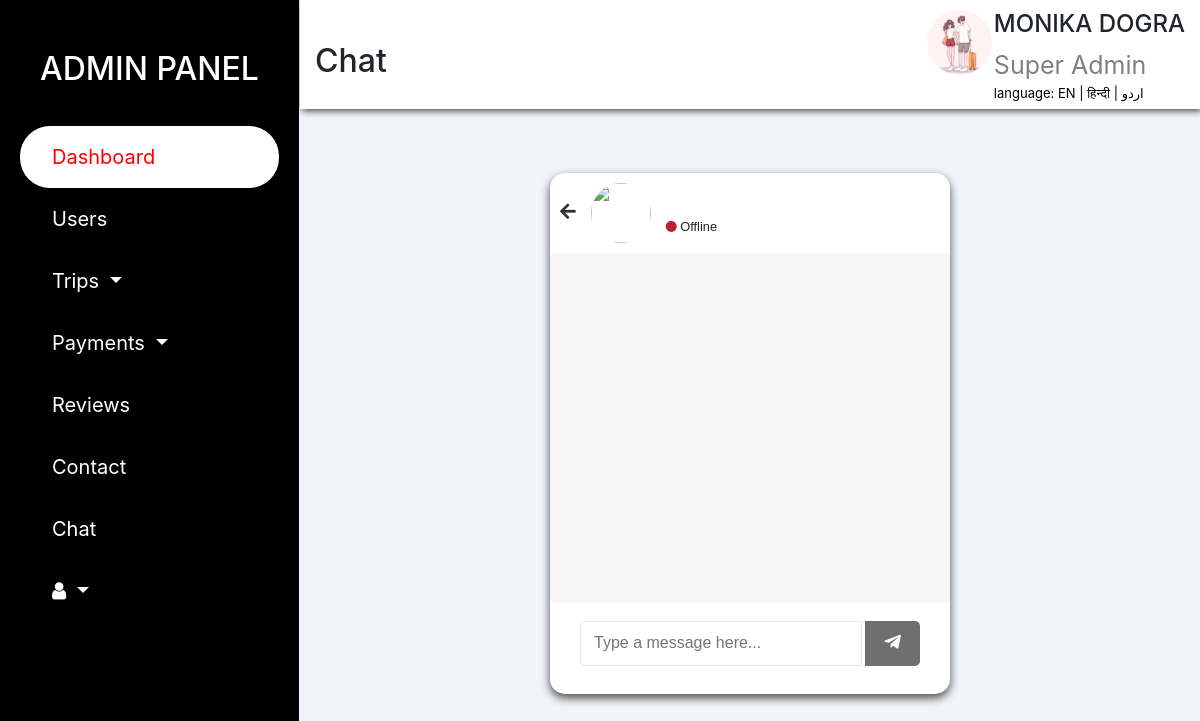
Page /weekend/explore/chat.php (signed in) on the committed database.
### tables this page shows
CREATE TABLE `user_tbl` (
  `u_id` smallint(8) UNSIGNED NOT NULL,
  `f_name` varchar(20) DEFAULT NULL,
  `l_name` varchar(20) DEFAULT NULL,
  `email` varchar(40) NOT NULL,
  `pswd` varchar(40) DEFAULT NULL,
  `status` tinyint(1) NOT NULL DEFAULT 0,
  `gender` char(6) NOT NULL DEFAULT 'Gender',
  `phone_no` char(10) NOT NULL,
  `alt_phone_no` char(10) NOT NULL,
  `zipcode` char(6) NOT NULL,
  `city` varchar(80) NOT NULL,
  `state` varchar(30) NOT NULL,
  `profile_pic` varchar(50) NOT NULL DEFAULT 'default.svg',
  `online` tinyint(1) NOT NULL DEFAULT 0,
  `reg_date` date NOT NULL DEFAULT current_timestamp()
);

### weekend/explore/new.php (called while the page is built, shortened)
<?php
 if (isset($_GET['lang'])) {
     $set_lang=$_GET['lang'];
  }else{
    $set_lang='en';
  }
  $lang=array();
if ($set_lang=='en') {
   $lang['lang']='Language';
  $lang['admin']='ADMIN PANEL';
  $lang['dash']='DASHBOARD';
  $lang['user']='USERS';
  $lang['trip']='Trips';
  $lang['pays']='Payments';
  $lang['s_dash']='Dashboard';
  $lang['rev']='Reviews';
  $lang['cont']='Contact';
  $lang['cht']='Chat';
  $lang['s_dash']='Dashboard';
  $lang['tang']='Users';
  $lang['trips']='Trips';
  $lang['confirm']='Confirmed trips';
  $lang['name']='MONIKA DOGRA';
  $lang['super']='Super Admin';
  $lang['traf']='Traffic';
  $lang['recent']='NEW TRIPS';
  $lang['t_title']='Trips Title';
  $lang['dat']='Date';
  $lang['status']='Status';
  $lang['see']='See All';
  $lang['new']='NEW USERS';
  $lang['mem']='Members';
  $lang['nam']='Name';
  $lang['acc_v']='Date';
  $lang['det']='Details';
  $lang['int']='Interest';
  $lang ['users_d']='USERS DETAILS';
  $lang ['email']='Email';
  $lang ['gen']='Gender';
  $lang ['phone']='Phone no.';
  $lang ['alt']='Alt P_no.';
  $lang ['add']='Address';
  $lang ['zip']='Zipcode';
  $lang ['verf']='Verification';
  $lang ['del']='delete';
  $lang['trans']='TRANSACTIONS';
   $lang ['trans_d']='TRANSACTION DETAILS';
   $lang['trip_n']='Trip name';
   $lang['fee']='Fee';
   $lang['p_memb']='Paid member';
   $lang['opera']='Operation';
   $lang['see_m']='see more';
   $lang['trip_d']='TRIPS DETAILS';
   $lang ['sch']='SCHEDULE';
   $lang ['vid']='VIDEO';
   $lang ['detl']='DETAILS';
   $lang ['vaish']='VAISHNO DEVI';
   $lang ['pick']='Pickup Address';
   $lang ['arr_t']='Arrival Time';
   $lang ['fr']='From';
   $lang ['to']='To';
   $lang ['dest']='Destination';
   $lang ['fe_per']='Fee/Person';
   $lang ['stay']='Stay';
   $lang ['pos']='Post on';
   $lang ['note']='Note';
   $lang ['up']='UPDATE';
}

### weekend/explore/php/code.php (called while the page is built, shortened)
<?php
abstract class clsConnection
{
    public function __construct()
    {
        $dbHost="localhost";
        $dbName="explore";
        $dbUser="root";
        $dbPassword="";
        try
        {
            $this->dbConn= new PDO("mysql:host=$dbHost;dbname=$dbName",$dbUser,$dbPassword);
        }
        catch(PDOException $e)
        {
            Echo "Connection failed" . $e->getMessage();
        }
    }
}
class clsUser extends clsConnection implements I_User
{
    public function GetUserDetail($u_id){
        try{
             $sql="SELECT * FROM user_tbl where u_id=:u_id";
             $stmt=$this->dbConn->prepare($sql);
             $stmt->bindParam(':u_id',$u_id);
             $stmt->execute();
             $result=$stmt->fetchAll();
           return $result;
        }
        catch (PDOException $e){
            echo "User Details Error:".$e->getMessage();
        }
    }
}
?>

### weekend/explore/chat.php (the view, shortened to what this page needs)
<?php session_start();
require_once('php/code.php');
     $outgoing= $_SESSION['u_id'];
     $incoming=$_SESSION['user_id'];
     $FunObj=new clsUser();
     $fun=$FunObj->GetUserDetail($outgoing);
     $profile_pic="";
     foreach ($fun as $arr) {
        $f_name=$arr['f_name'];
        $l_name=$arr['l_name'];
        $profile_pic=$arr['profile_pic'];
     }
?>
<!DOCTYPE html>
<html>
<head>
  <?php include'links/links.php'; ?>
    <link  rel="stylesheet" href="css/chat.css">
    <link rel="stylesheet"  href="css/navbar.css">
</head>
<body>
     <div class="container-fluid">
      <div class="row">
            <?php include'title_bar.php'; ?>
           <div class="col-md-9 col-sm-12">
               <div class="row dash_content">
                  <div class="col-12 header">
                    <div>
                   <h3> <i class="fa fa-bars" id="fa-bars" onclick="show();"></i></h3><h2><?php echo $lang['cht'];?></h2></div>
                    <div class="profile">
                      <div class="img">
                        <img src="../login/photo/<?php echo $profile_pic; ?>">
                      </div>
                      <h4><?php echo $f_name." ".$l_name; ?></h4>
                      <span><?php echo $lang['super'];?></span>
                          <div class="multi_lang" >
                           <?php echo $lang['lang']; ?>: <a href="chat.php?lang=en">EN | </a><a href="chat.php?lang=hi">हिन्दी</a><a href="chat.php?lang=ur"> | اردو</a>
                        </div>
                    </div>
                  </div>
          <div class="col-lg-12">
              <div class="form-div">
    <div class="profile-card">
    <section class="chat-area">
      <header id="online">
        <a href="user-chat-list.php?lang=<?php echo $set_lang; ?>" class="back-icon"><i class="fas fa-arrow-left"></i></a>
        <img src="../login/photo/<?php echo $user_pic; ?>" alt="">
        <div class="details">
          <span><?php echo $user_name; ?></span><br>
          <?php
            if($online==1){
              ?>
          <small><i class="fa fa-circle" style="color: #468669;"></i> Online</small>
          <?php
                }else{
                  ?>
          <small><i class="fa fa-circle" style="color: #bd2130;"></i> Offline</small>
        <?php } ?>
        </div>
      </header>
      <div class="chat-box" id="chat-box">
      </div>
      <div class="typing-area">
        <input type="text" class="input-field" id="message" placeholder="Type a message here..." autocomplete="off" required>
         <button onclick="send_chat();" value="<?php echo $incoming; ?>" id="sending"><i class="fab fa-telegram-plane"></i></button>
      </div>
    </section>
  </div>
            </div>
               </div>
               </div>
           </div>
        </div>
     </div>
</body>
</html>

### weekend/explore/css/chat.css (style rules this page uses)
.form-div { width: 100%; padding: 4rem 0rem; height:85vh; }
.profile-card { width: 400px; font-family: sans-serif; margin: auto; padding-bottom: 10px; border-radius:15px; background:#fff; box-shadow: 0 4px 10px 0 rgba(0,0,0,0.7); }
.chat-area header { display: flex; align-items: center; padding: 10px 10px; }
.chat-area header .back-icon { color: #333; font-size: 18px; }
.chat-area header img { height: 60px; width: 60px; border-radius: 30px; margin: 0 15px; }
.details small i { color: #468669; }
.chat-box { position: relative; min-height: 350px; max-height: 350px; overflow-y: auto; padding: 10px 30px 20px 30px; background: #f7f7f7; }
.typing-area { padding: 18px 30px; display: flex; justify-content: space-between; }
.typing-area input { height: 45px; width: calc(100% - 58px); font-size: 16px; padding: 0 13px; border: 1px solid #e6e6e6; outline: none; border-radius: 5px 0 0 5px; }
.typing-area button { color: #fff; width: 55px; border: none; outline: none; background: #333; font-size: 19px; cursor: pointer; opacity: 0.7; border-radius: 0 5px 5px 0; transition: all 0.3s ease; }

### weekend/explore/css/navbar.css (style rules this page uses)
body { background: #f1f5f9; }
.header { background:#fff; display: flex; justify-content: space-between; box-shadow: 2px 2px 7px rgba(0,0,0,0.7); }
.dash_content { padding-bottom: 0px; }
.profile .img { position: absolute; right: 13rem; top: 10px; width: 65px; }
.profile img { width: 100%; border-radius: 35px; }
.profile h4 { padding-top: 10px; text-transform: uppercase; }
.profile span { color: grey; font-size: 25px; }
.multi_lang { color: black; font-size: 13px; padding-bottom: 5px; }
.multi_lang a { color: black; }
.form-div { width: 100%; padding: 4rem 0rem; height:85vh; }

### rows in the picture
user_tbl: profile_pic (picture), f_name "MONIKA", l_name "DOGRA"

### other values in the picture
$lang['admin'] "ADMIN PANEL"
$lang['s_dash'] "Dashboard"
$lang['tang'] "Users"
$lang['trip'] "Trips"
$lang['pays'] "Payments"
$lang['rev'] "Reviews"
$lang['cont'] "Contact"
$lang['cht'] "Chat"
$lang['super'] "Super Admin"
$lang['lang'] "language"
